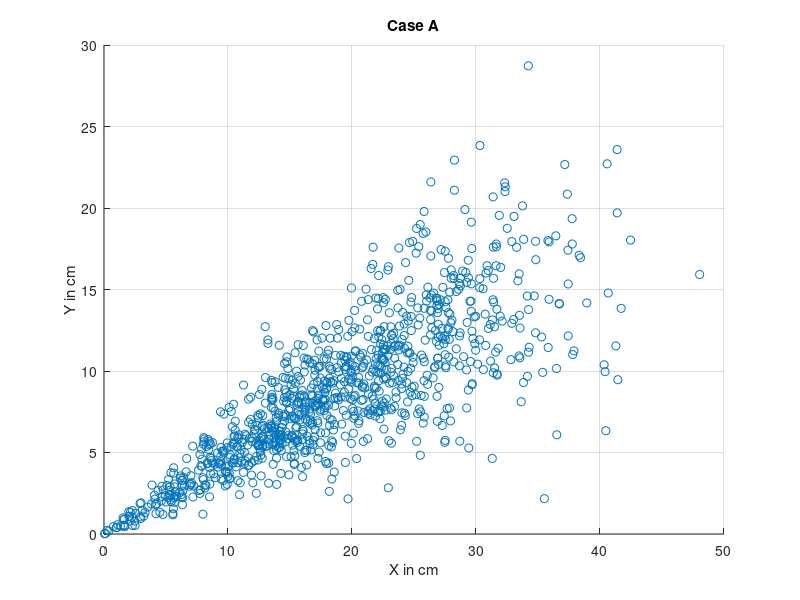
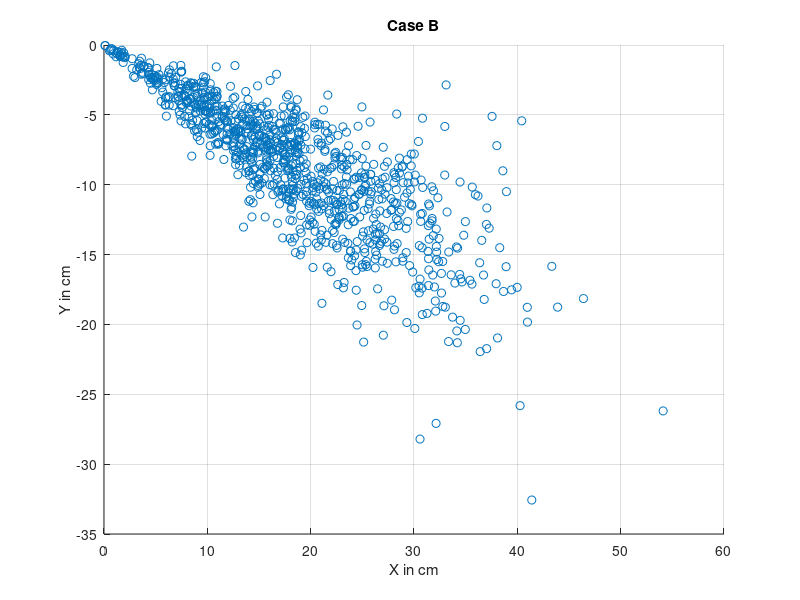
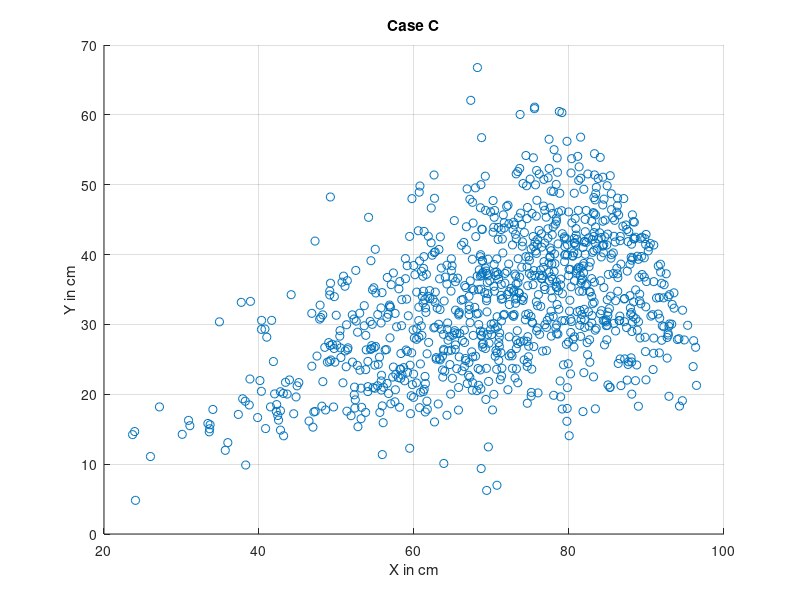
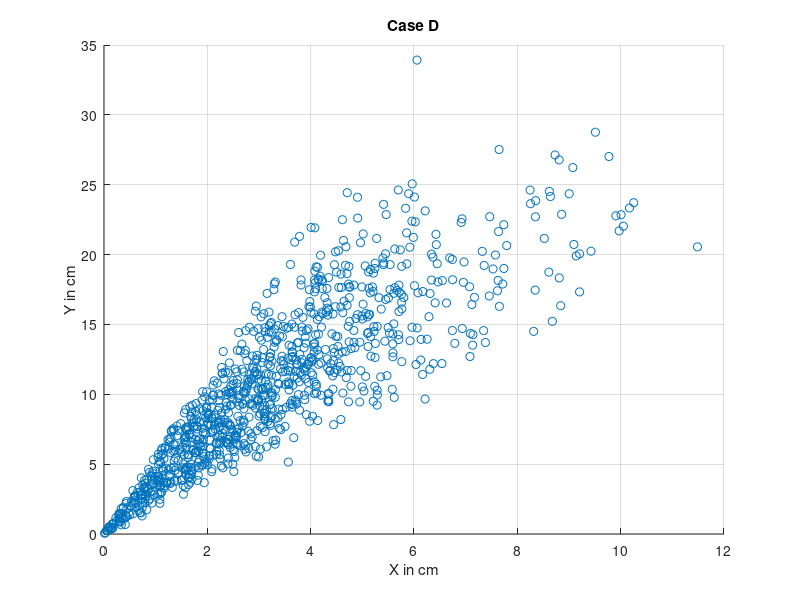

Write MATLAB code to recreate these figures, in order.
%% Question 1: Monte Carlo Sampling (Particle Filter Propagation)

clear all
close all
clc

cases = ['A', 'B', 'C', 'D', 'E'];
N = 1000;               % number of points
t = 1;                  % time-step = 1 sec
L = 100;                % length of bicycle = 100 cm
a = [25 -25 25 75 75];  % steering angles
v = [20 20 90 10 90];   % velocities
a_sig = sqrt(36);       % steering angle standard deviation
v_sig = sqrt(v * 5);    % velocities standard deviation

init.x = 0; init.y = 0; init.theta = 0; % initial states

x = zeros(1, N);        % x coordinates
y = zeros(1, N);        % y coordinates

for cs = 1:length(cases)
    for i = 1:N
        % introducing noise
        vel = normrnd(v(cs), v_sig(cs));
        ang = normrnd(a(cs), a_sig);
        
        while (vel < 0 || vel > 100)    % 0 <= vel <= 100
            vel = normrnd(v(cs), v_sig(cs));
        end
        
        while (ang > 80 || ang < -80)   % |ang| <= 80
            ang = normrnd(a(cs), a_sig);
        end
        
        % update equations
        x(i) = init.x + (t * vel * cosd(ang + init.theta));
        y(i) = init.y + (t * vel * sind(ang + init.theta));
    end
    
    figure, scatter(x, y), title(['Case ' cases(cs)])
    grid on, xlabel('X in cm'), ylabel('Y in cm')
end